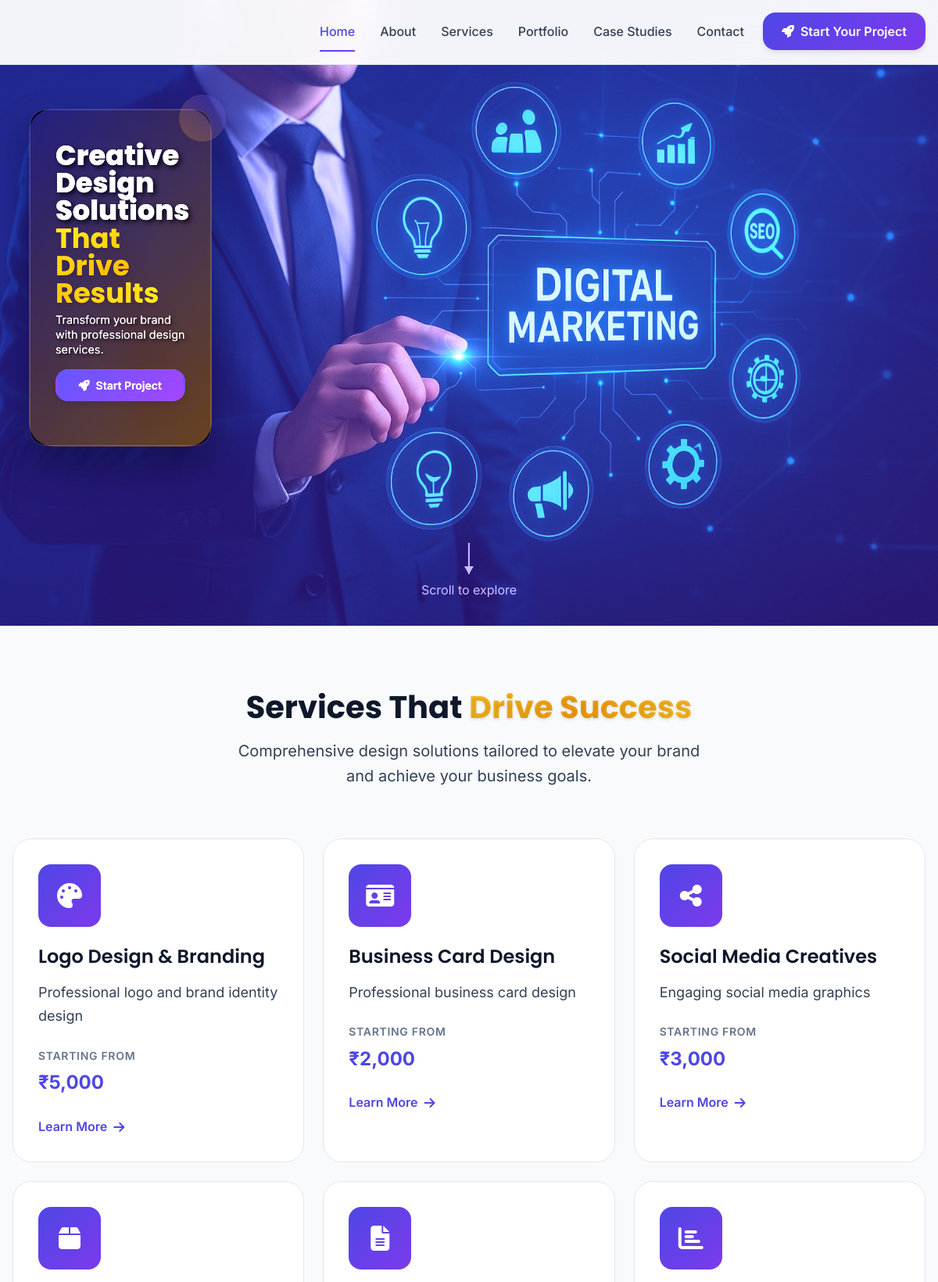
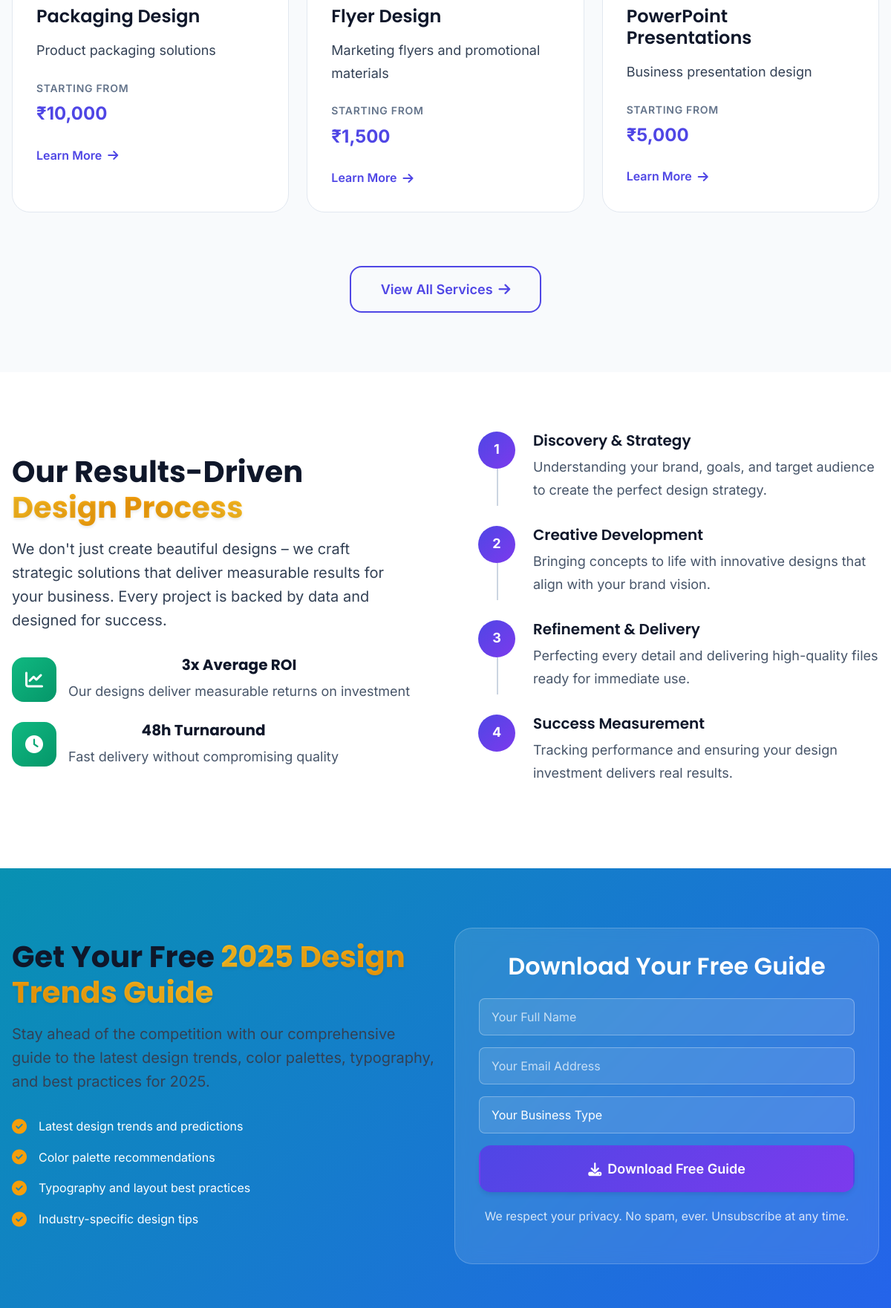
The page / (upper part) on the database its author committed (2 pictures, top to bottom).
### models.py (models this page shows, shortened)
class Service(db.Model):
    __tablename__ = 'services'
    id = db.Column(db.Integer, primary_key=True)
    name = db.Column(db.String(100), nullable=False)
    description = db.Column(db.Text, nullable=False)
    short_description = db.Column(db.String(200))
    icon_class = db.Column(db.String(50))
    price_range = db.Column(db.String(50))
    is_active = db.Column(db.Boolean, default=True)
    created_at = db.Column(db.DateTime, default=datetime.utcnow)
    portfolio_items = db.relationship('Portfolio', backref='service', lazy=True)

### app.py (the view)
@app.route('/')
def index():
    services = Service.query.filter_by(is_active=True).limit(6).all()
    portfolio_items = Portfolio.query.filter_by(is_featured=True).limit(8).all()
    testimonials = Testimonial.query.filter_by(is_featured=True).limit(3).all()
    return render_template('index.html',
                         services=services,
                         portfolio_items=portfolio_items,
                         testimonials=testimonials)

### app.py (called while the page is built)
@app.context_processor
def inject_globals():
    return {
        'current_year': datetime.now().year,
        'site_name': 'Sarvesh Kumbhar Design Services'
    }

### templates/index.html (shortened to what this page needs)
{% extends "base.html" %}
{% block content %}
<section class="hero-section">
    <div class="hero-background">
        <div class="gradient-overlay"></div>
    </div>
    <div class="container">
        <div class="row align-items-center" style="min-height: 70vh;">
            <div class="col-lg-4 col-xl-3">
                <div class="hero-content-compact" data-aos="fade-right">
                    <h1 class="hero-title-compact">
                        Creative Design Solutions
                        <span class="gradient-text">That Drive Results</span>
                    </h1>
                    <p class="hero-description-compact">
                        Transform your brand with professional design services.
                    </p>
                    <div class="hero-cta-compact">
                        <a href="{{ url_for('quote') }}" class="btn btn-primary btn-sm w-100">
                            <i class="fas fa-rocket me-2"></i>Start Project
                        </a>
                    </div>
                </div>
            </div>
            <div class="col-lg-8 col-xl-9">
                <div class="hero-visual-wide" data-aos="fade-left" data-aos-delay="200">
                </div>
            </div>
        </div>
    </div>
    <div class="scroll-indicator">
        <div class="scroll-arrow"></div>
        <span>Scroll to explore</span>
    </div>
</section>
<section class="services-preview">
    <div class="container">
        <div class="section-header text-center" data-aos="fade-up">
            <h2 class="section-title">Services That <span class="gradient-text">Drive Success</span></h2>
            <p class="section-description">
                Comprehensive design solutions tailored to elevate your brand and achieve your business goals.
            </p>
        </div>
        <div class="row">
            {% for service in services[:6] %}
            <div class="col-lg-4 col-md-6 mb-4" data-aos="fade-up" data-aos-delay="{{ loop.index * 100 }}">
                <div class="service-card">
                    <div class="service-icon">
                        <i class="{{ service.icon_class }}"></i>
                    </div>
                    <div class="service-content">
                        <h3 class="service-title">{{ service.name }}</h3>
                        <p class="service-description">{{ service.short_description }}</p>
                        <div class="service-price">
                            <span class="price-label">Starting from</span>
                            <span class="price-value">{{ service.price_range.split(' - ')[0] if service.price_range else '₹Contact' }}</span>
                        </div>
                        <a href="{{ url_for('service_detail', service_id=service.id) }}" class="service-link">
                            Learn More <i class="fas fa-arrow-right ms-2"></i>
                        </a>
                    </div>
                </div>
            </div>
            {% endfor %}
        </div>
        <div class="text-center mt-5" data-aos="fade-up">
            <a href="{{ url_for('services') }}" class="btn btn-outline-primary btn-lg">
                View All Services <i class="fas fa-arrow-right ms-2"></i>
            </a>
        </div>
    </div>
</section>
<section class="approach-section">
    <div class="container">
        <div class="row align-items-center">
            <div class="col-lg-6" data-aos="fade-right">
                <div class="approach-content">
                    <h2 class="section-title">
                        Our Results-Driven
                        <span class="gradient-text">Design Process</span>
                    </h2>
                    <p class="section-description">
                        We don't just create beautiful designs – we craft strategic solutions that deliver measurable results
                        for your business. Every project is backed by data and designed for success.
                    </p>
                    <div class="process-stats">
                        <div class="stat-item">
                            <div class="stat-icon">
                                <i class="fas fa-chart-line"></i>
                            </div>
                            <div class="stat-content">
                                <h4>3x Average ROI</h4>
                                <p>Our designs deliver measurable returns on investment</p>
                            </div>
                        </div>
                        <div class="stat-item">
                            <div class="stat-icon">
                                <i class="fas fa-clock"></i>
                            </div>
                            <div class="stat-content">
                                <h4>48h Turnaround</h4>
                                <p>Fast delivery without compromising quality</p>
                            </div>
                        </div>
                    </div>
                </div>
            </div>
            <div class="col-lg-6" data-aos="fade-left">
                <div class="process-steps">
                    <div class="step-item" data-aos="fade-up" data-aos-delay="100">
                        <div class="step-number">1</div>
                        <div class="step-content">
                            <h4>Discovery & Strategy</h4>
                            <p>Understanding your brand, goals, and target audience to create the perfect design strategy.</p>
                        </div>
                    </div>
                    <div class="step-item" data-aos="fade-up" data-aos-delay="200">
                        <div class="step-number">2</div>
                        <div class="step-content">
                            <h4>Creative Development</h4>
                            <p>Bringing concepts to life with innovative designs that align with your brand vision.</p>
                        </div>
                    </div>
                    <div class="step-item" data-aos="fade-up" data-aos-delay="300">
                        <div class="step-number">3</div>
                        <div class="step-content">
                            <h4>Refinement & Delivery</h4>
                            <p>Perfecting every detail and delivering high-quality files ready for immediate use.</p>
                        </div>
                    </div>
                    <div class="step-item" data-aos="fade-up" data-aos-delay="400">
                        <div class="step-number">4</div>
                        <div class="step-content">
                            <h4>Success Measurement</h4>
                            <p>Tracking performance and ensuring your design investment delivers real results.</p>
                        </div>
                    </div>
                </div>
            </div>
        </div>
    </div>
</section>
<section class="lead-magnet-section">
    <div class="container">
        <div class="row align-items-center">
            <div class="col-lg-6" data-aos="fade-right">
                <div class="lead-magnet-content">
                    <h2 class="section-title">
                        Get Your Free
                        <span class="gradient-text">2025 Design Trends Guide</span>
                    </h2>
                    <p class="section-description">
                        Stay ahead of the competition with our comprehensive guide to the latest design trends,
                        color palettes, typography, and best practices for 2025.
                    </p>
                    <div class="guide-benefits">
                        <div class="benefit-item">
                            <i class="fas fa-check-circle"></i>
                            <span>Latest design trends and predictions</span>
                        </div>
                        <div class="benefit-item">
                            <i class="fas fa-check-circle"></i>
                            <span>Color palette recommendations</span>
                        </div>
                        <div class="benefit-item">
                            <i class="fas fa-check-circle"></i>
                            <span>Typography and layout best practices</span>
                        </div>
                        <div class="benefit-item">
                            <i class="fas fa-check-circle"></i>
                            <span>Industry-specific design tips</span>
                        </div>
                    </div>
                </div>
            </div>
            <div class="col-lg-6" data-aos="fade-left">
                <div class="lead-magnet-form">
                    <div class="form-container">
                        <h3>Download Your Free Guide</h3>
                        <form class="newsletter-signup">
                            <div class="form-group">
                                <input type="text" class="form-control" placeholder="Your Full Name" required>
                            </div>
                            <div class="form-group">
                                <input type="email" class="form-control" placeholder="Your Email Address" required>
                            </div>
                            <div class="form-group">
                                <select class="form-control">
                                    <option value="">Your Business Type</option>
                                </select>
                            </div>
                            <button type="submit" class="btn btn-primary btn-lg w-100">
                                <i class="fas fa-download me-2"></i>Download Free Guide
                            </button>
                            <p class="form-disclaimer">
                                <small>We respect your privacy. No spam, ever. Unsubscribe at any time.</small>
                            </p>
                        </form>
                    </div>
                </div>
            </div>
        </div>
    </div>
</section>
{% endblock %}

### templates/base.html (shortened to what this page needs)
<!DOCTYPE html>
<html lang="en">
<head>
    <link href="https://cdn.jsdelivr.net/npm/bootstrap@5.3.0/dist/css/bootstrap.min.css" rel="stylesheet">
    <link rel="stylesheet" href="https://cdnjs.cloudflare.com/ajax/libs/font-awesome/6.4.0/css/all.min.css">
    <link href="https://unpkg.com/aos@2.3.1/dist/aos.css" rel="stylesheet">
    <link rel="stylesheet" href="{{ url_for('static', filename='css/style.css') }}">
</head>
<body>
    {% include 'components/navbar.html' %}
    <main>
        {% block content %}{% endblock %}
    </main>
</body>
</html>

### templates/components/navbar.html (shortened to what this page needs)
<nav class="navbar navbar-expand-lg navbar-light fixed-top" id="mainNavbar">
    <div class="container">
        <div class="collapse navbar-collapse" id="navbarNav">
            <ul class="navbar-nav ms-auto">
                <li class="nav-item">
                    <a class="nav-link {{ 'active' if request.endpoint == 'index' else '' }}" href="{{ url_for('index') }}">Home</a>
                </li>
                <li class="nav-item">
                    <a class="nav-link {{ 'active' if request.endpoint == 'about' else '' }}" href="{{ url_for('about') }}">About</a>
                </li>
                <li class="nav-item dropdown">
                    <a class="nav-link dropdown-toggle {{ 'active' if request.endpoint in ['services', 'service_detail'] else '' }}" href="#" id="servicesDropdown" role="button" data-bs-toggle="dropdown" aria-expanded="false">
                        Services
                    </a>
                </li>
                <li class="nav-item">
                    <a class="nav-link {{ 'active' if request.endpoint == 'portfolio' else '' }}" href="{{ url_for('portfolio') }}">Portfolio</a>
                </li>
                <li class="nav-item">
                    <a class="nav-link {{ 'active' if request.endpoint == 'case_studies' else '' }}" href="{{ url_for('case_studies') }}">Case Studies</a>
                </li>
                <li class="nav-item">
                    <a class="nav-link {{ 'active' if request.endpoint == 'contact' else '' }}" href="{{ url_for('contact') }}">Contact</a>
                </li>
                <li class="nav-item ms-2">
                    <a class="btn btn-primary nav-cta" href="{{ url_for('quote') }}">
                        <i class="fas fa-rocket me-2"></i>Start Your Project
                    </a>
                </li>
            </ul>
        </div>
    </div>
</nav>

### rows shown on the page
Service: name "Logo Design & Branding", short_description "Professional logo and brand identity design", price_range "₹5,000"
Service: name "Business Card Design", short_description "Professional business card design", price_range "₹2,000"
Service: name "Social Media Creatives", short_description "Engaging social media graphics", price_range "₹3,000"
Service: name "Packaging Design", short_description "Product packaging solutions", price_range "₹10,000"
Service: name "Flyer Design", short_description "Marketing flyers and promotional materials", price_range "₹1,500"
Service: name "PowerPoint Presentations", short_description "Business presentation design", price_range "₹5,000"
